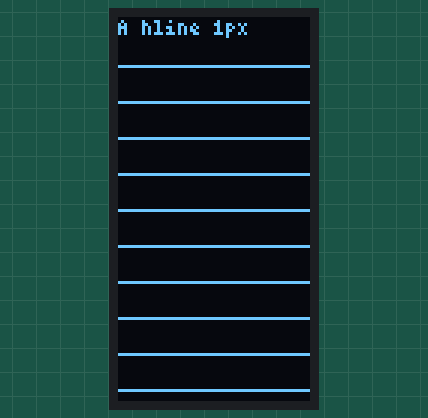
Simulated run of this sketch. Board: Raspberry Pi Pico. Parts: 64×128 one-colour display. What the sketch prints to the serial monitor is not drawn.

Above: at 2.1 s.
At 12.2 s:
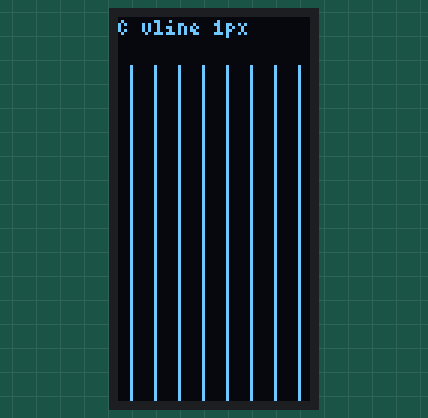
At 17.2 s:
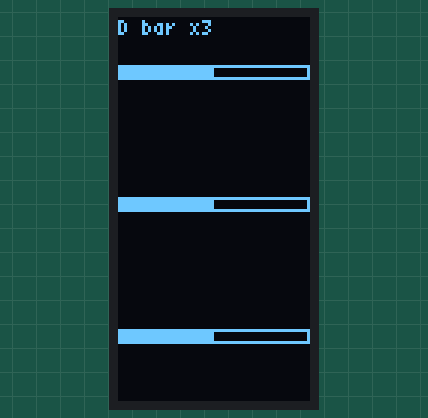
At 22.2 s:
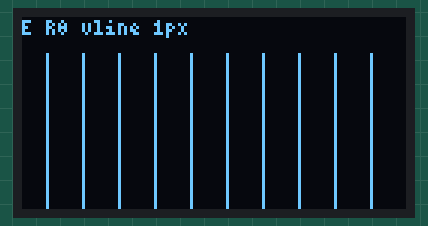
At 37.3 s:
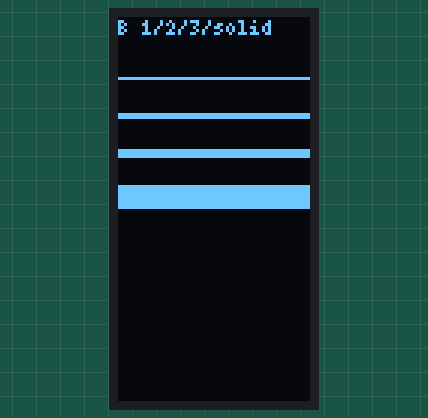

The sketch:

display_test.ino
```cpp
// display_test.ino — is the OLED dropping pixels, or is it just the glass?
//
// SYMPTOM being chased: the 1-px border of the XP progress bar in
// tamagotchi.ino looks broken up, while 4x6 text on the same screen reads
// solid. Text is a poor control (letterforms hide dropouts that a long
// straight line makes obvious), so these screens isolate one variable each.
//
// WHY ROTATION MATTERS HERE
//   The main sketch runs U8G2_R3, which transposes the panel: display-x maps
//   to panel-y, display-y maps to panel-x. So a horizontal line in display
//   space is, in controller memory, a vertical line crossing all eight 8-row
//   pages — exactly where a page-addressing bug would surface. A vertical
//   line in display space stays inside one page. That asymmetry is the whole
//   diagnostic: screen A and screen C draw the same 1-px stroke through
//   completely different parts of the controller.
//
// WIRING: identical to tamagotchi.ino.
//   CLK->GP2  MOSI->GP3  RES->GP4  DC->GP5  CS->GP6
//   (constructor args are rotation, CS, DC, RESET)
//
// HOW TO READ THE RESULT
//   A has gaps, C is clean            -> page addressing. Try the alternate
//                                        constructors at the bottom of this
//                                        file; one of them likely matches
//                                        your module.
//   A and C both dotted, B's 2-px and
//   3-px strokes look solid           -> the glass. Nothing to fix in code;
//                                        draw the bar border 2 px thick.
//   Gaps stay at the same screen
//   position as the line moves (D)    -> dead row/column driver. Hardware.
//   F shows missing lines/columns     -> confirms dead drivers independently.
//   A is broken but E is clean        -> the R3 code path specifically.

#include <U8g2lib.h>
#include <SPI.h>

U8G2_SH1106_128X64_NONAME_F_4W_HW_SPI u8g2(U8G2_R3, 8, 7, 6);

static const uint16_t DWELL_MS = 5000;

static void caption(const char* s) {
  u8g2.setFont(u8g2_font_4x6_tf);
  u8g2.drawStr(0, 6, s);
}

// One bar drawn exactly like the real one in tamagotchi.ino: 1-px frame,
// half-filled, full display width.
static void testBar(u8g2_uint_t y) {
  const u8g2_uint_t w = u8g2.getDisplayWidth();
  u8g2.drawFrame(0, y, w, 5);
  u8g2.drawBox(1, y + 1, (w - 2) / 2, 3);
}

// A: 1-px horizontal lines, full width, spread down the screen.
// In R3 these are the page-crossing direction — the suspect case.
static void screenA() {
  u8g2.clearBuffer();
  caption("A hline 1px");
  const u8g2_uint_t w = u8g2.getDisplayWidth();
  for (u8g2_uint_t y = 16; y < u8g2.getDisplayHeight(); y += 12)
    u8g2.drawHLine(0, y, w);
  u8g2.sendBuffer();
}

// B: stroke-thickness ladder — 1, 2, 3 px, then a solid block.
// If 1 px is dotted and 2 px is solid, the fix is thickness, not addressing.
static void screenB() {
  u8g2.clearBuffer();
  caption("B 1/2/3/solid");
  const u8g2_uint_t w = u8g2.getDisplayWidth();
  u8g2.drawHLine(0, 20, w);        // 1 px
  u8g2.drawBox(0, 32, w, 2);       // 2 px
  u8g2.drawBox(0, 44, w, 3);       // 3 px
  u8g2.drawBox(0, 56, w, 8);       // solid
  u8g2.sendBuffer();
}

// C: 1-px vertical lines. In R3 these live inside a single page, so they
// exercise the opposite path from screen A. Same stroke width, though — so
// if the glass is the problem, these look just as dotted as A.
static void screenC() {
  u8g2.clearBuffer();
  caption("C vline 1px");
  const u8g2_uint_t h = u8g2.getDisplayHeight();
  for (u8g2_uint_t x = 4; x < u8g2.getDisplayWidth(); x += 8)
    u8g2.drawVLine(x, 16, h - 16);
  u8g2.sendBuffer();
}

// D: the actual XP bar at three heights. If the gaps sit at the same
// left-to-right positions in all three, the defect is tied to the screen,
// not to the drawing.
static void screenD() {
  u8g2.clearBuffer();
  caption("D bar x3");
  testBar(16);
  testBar(60);
  testBar(104);
  u8g2.sendBuffer();
}

// E: the same physical lines, reached through R0 instead of R3. Because the
// panel is transposed under R3, the R0 equivalent of screen A is a set of
// VERTICAL lines. If the same physical dots go missing in both, the rotation
// code is innocent.
static void screenE() {
  u8g2.setDisplayRotation(U8G2_R0);
  u8g2.clearBuffer();
  caption("E R0 vline 1px");
  const u8g2_uint_t h = u8g2.getDisplayHeight();
  for (u8g2_uint_t x = 8; x < u8g2.getDisplayWidth(); x += 12)
    u8g2.drawVLine(x, 12, h - 12);
  u8g2.sendBuffer();
  delay(DWELL_MS);
  u8g2.setDisplayRotation(U8G2_R3);
}

// F: every pixel on. Any dead row, column, or page shows up as a black
// stripe with nothing else on screen to distract from it.
static void screenF() {
  u8g2.clearBuffer();
  u8g2.drawBox(0, 0, u8g2.getDisplayWidth(), u8g2.getDisplayHeight());
  u8g2.sendBuffer();
}

void setup() {
  SPI.setSCK(2);
  SPI.setTX(3);
  u8g2.begin();
  u8g2.setDrawColor(1);

  Serial.begin(115200);
  delay(2000);                      // give the host time to attach the port
  // no while(!Serial): must not hang on battery power

  Serial.print("display ");
  Serial.print(u8g2.getDisplayWidth());
  Serial.print("x");
  Serial.println(u8g2.getDisplayHeight());
  Serial.println("A hline  B thickness  C vline  D bar  E rot0  F all-on");
}

void loop() {
  static const struct { const char* name; void (*draw)(); } SCREENS[] = {
    {"A hline 1px",   screenA},
    {"B thickness",   screenB},
    {"C vline 1px",   screenC},
    {"D bar x3",      screenD},
    {"E R0 vline",    screenE},     // manages its own dwell + rotation reset
    {"F all pixels",  screenF},
  };
  static const uint8_t COUNT = sizeof(SCREENS) / sizeof(SCREENS[0]);
  static uint8_t i = 0;

  Serial.print("-> ");
  Serial.println(SCREENS[i].name);
  SCREENS[i].draw();
  if (SCREENS[i].draw != screenE) delay(DWELL_MS);

  i = (i + 1) % COUNT;
}

// ---------------------------------------------------------------------------
// IF SCREEN A IS BROKEN AND C IS CLEAN, the controller variant is wrong.
// Swap the constructor above for one of these and re-run — SH1106 panels are
// 132 columns wide internally and the variants differ in how those extra two
// columns and the VCOMH setting are handled. A module sold as "SH1106" is
// also sometimes an SSD1306, which is why the last one is listed.
//
//   U8G2_SH1106_128X64_VCOMH0_F_4W_HW_SPI  u8g2(U8G2_R3, 8, 7, 6);
//   U8G2_SH1106_128X64_WINSTAR_F_4W_HW_SPI u8g2(U8G2_R3, 8, 7, 6);
//   U8G2_SSD1306_128X64_NONAME_F_4W_HW_SPI u8g2(U8G2_R3, 8, 7, 6);
// ---------------------------------------------------------------------------
```

Measured:
- what the display in image 0 shows lasts 5.0 s, from 2.1 s to 7.1 s
